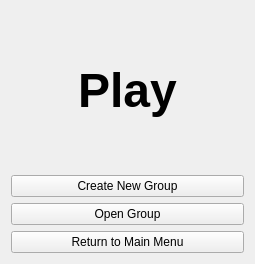
<?xml version="1.0" encoding="UTF-8"?>
<ui version="4.0">
 <class>playMenu</class>
 <widget class="QWidget" name="playMenu">
  <property name="geometry">
   <rect>
    <x>0</x>
    <y>0</y>
    <width>255</width>
    <height>264</height>
   </rect>
  </property>
  <property name="windowTitle">
   <string>Play</string>
  </property>
  <layout class="QVBoxLayout" name="verticalLayout">
   <item>
    <widget class="QLabel" name="label">
     <property name="font">
      <font>
       <pointsize>36</pointsize>
       <weight>75</weight>
       <bold>true</bold>
       <underline>false</underline>
      </font>
     </property>
     <property name="text">
      <string>Play</string>
     </property>
     <property name="alignment">
      <set>Qt::AlignCenter</set>
     </property>
    </widget>
   </item>
   <item>
    <widget class="QPushButton" name="newGroupButton">
     <property name="text">
      <string>Create New Group</string>
     </property>
    </widget>
   </item>
   <item>
    <widget class="QPushButton" name="openGroupButton">
     <property name="text">
      <string>Open Group</string>
     </property>
    </widget>
   </item>
   <item>
    <widget class="QPushButton" name="returnButton">
     <property name="text">
      <string>Return to Main Menu</string>
     </property>
    </widget>
   </item>
  </layout>
 </widget>
 <resources/>
 <connections/>
</ui>
